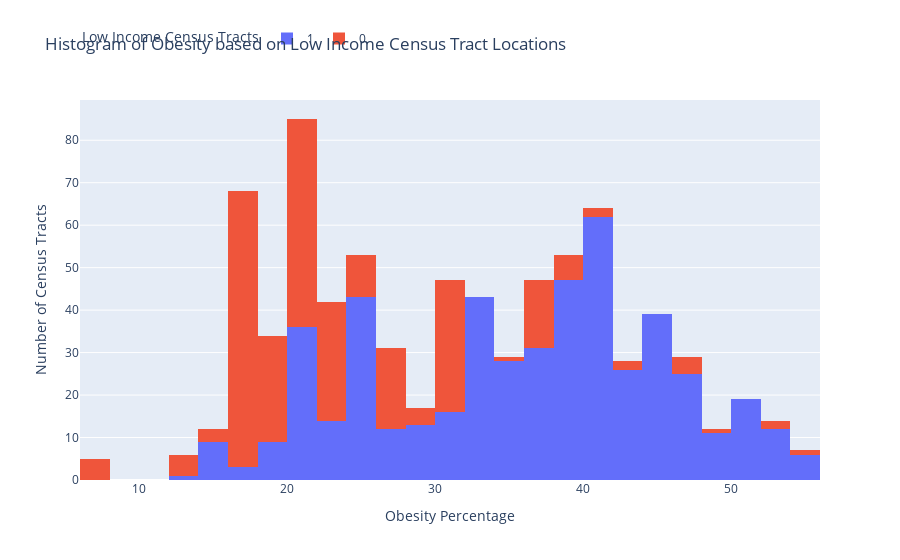

The notebook cell saved with this chart:
### Code cell
fig = px.histogram(food_obesity, x = 'HCSOBP_2016-2018', color = 'LowIncomeTracts',
                  title = 'Histogram of Obesity based on Low Income Census Tract Locations',
                  labels = {'HCSOBP_2016-2018' : 'Obesity Percentage', 
                            'LowIncomeTracts' : 'Low Income Census Tracts'})
fig.update_layout(legend_orientation = 'h')
fig.update_layout(legend = dict( y = 1.2))
fig.update_yaxes(title = 'Number of Census Tracts')
fig.show()

### Figure 1 — Plotly figure (JSON) as saved in the notebook; plotly's stock layout.template omitted (floating-point values rounded to 4 significant figures; data arrays with more than 128 entries replaced by an {"elided": "..."} marker saying what was removed)
{"data": [{"alignmentgroup": "True", "bingroup": "x", "hovertemplate": "Low Income Census Tracts=1<br>Obesity Percentage=%{x}<br>count=%{y}<extra></extra>", "legendgroup": "1", "marker": {"color": "#636efa", "pattern": {"shape": ""}}, "name": "1", "offsetgroup": "1", "orientation": "v", "showlegend": true, "type": "histogram", "x": {"elided": "505 float values"}, "xaxis": "x", "yaxis": "y"}, {"alignmentgroup": "True", "bingroup": "x", "hovertemplate": "Low Income Census Tracts=0<br>Obesity Percentage=%{x}<br>count=%{y}<extra></extra>", "legendgroup": "0", "marker": {"color": "#EF553B", "pattern": {"shape": ""}}, "name": "0", "offsetgroup": "0", "orientation": "v", "showlegend": true, "type": "histogram", "x": {"elided": "279 float values"}, "xaxis": "x", "yaxis": "y"}], "layout": {"autosize": true, "barmode": "relative", "legend": {"orientation": "h", "title": {"text": "Low Income Census Tracts"}, "tracegroupgap": 0, "x": 0, "y": 1.2}, "title": {"text": "Histogram of Obesity based on Low Income Census Tract Locations"}, "xaxis": {"anchor": "y", "autorange": true, "domain": [0, 1], "range": [6, 56], "title": {"text": "Obesity Percentage"}, "type": "linear"}, "yaxis": {"anchor": "x", "autorange": true, "domain": [0, 1], "range": [0, 89.47], "title": {"text": "Number of Census Tracts"}}}}
